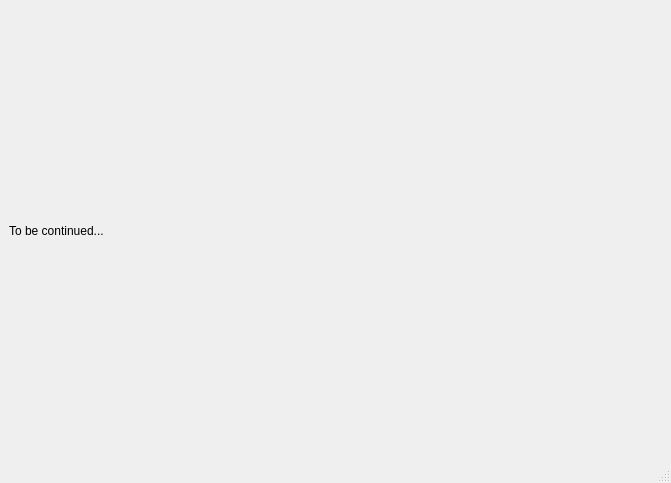
<?xml version="1.0" encoding="UTF-8"?>
<ui version="4.0" idbasedtr="false">
 <class>AppScene</class>
 <widget class="QMainWindow" name="AppScene">
  <property name="geometry">
   <rect>
    <x>0</x>
    <y>0</y>
    <width>671</width>
    <height>483</height>
   </rect>
  </property>
  <property name="windowTitle">
   <string>App scene</string>
  </property>
  <widget class="QWidget" name="centralwidget">
   <layout class="QGridLayout" name="gridLayout">
    <item row="0" column="0">
     <layout class="QVBoxLayout" name="verticalLayout">
      <item>
       <widget class="QLabel" name="label">
        <property name="text">
         <string>To be continued...</string>
        </property>
       </widget>
      </item>
     </layout>
    </item>
   </layout>
  </widget>
  <widget class="QStatusBar" name="statusbar"/>
 </widget>
 <resources/>
 <connections/>
</ui>
